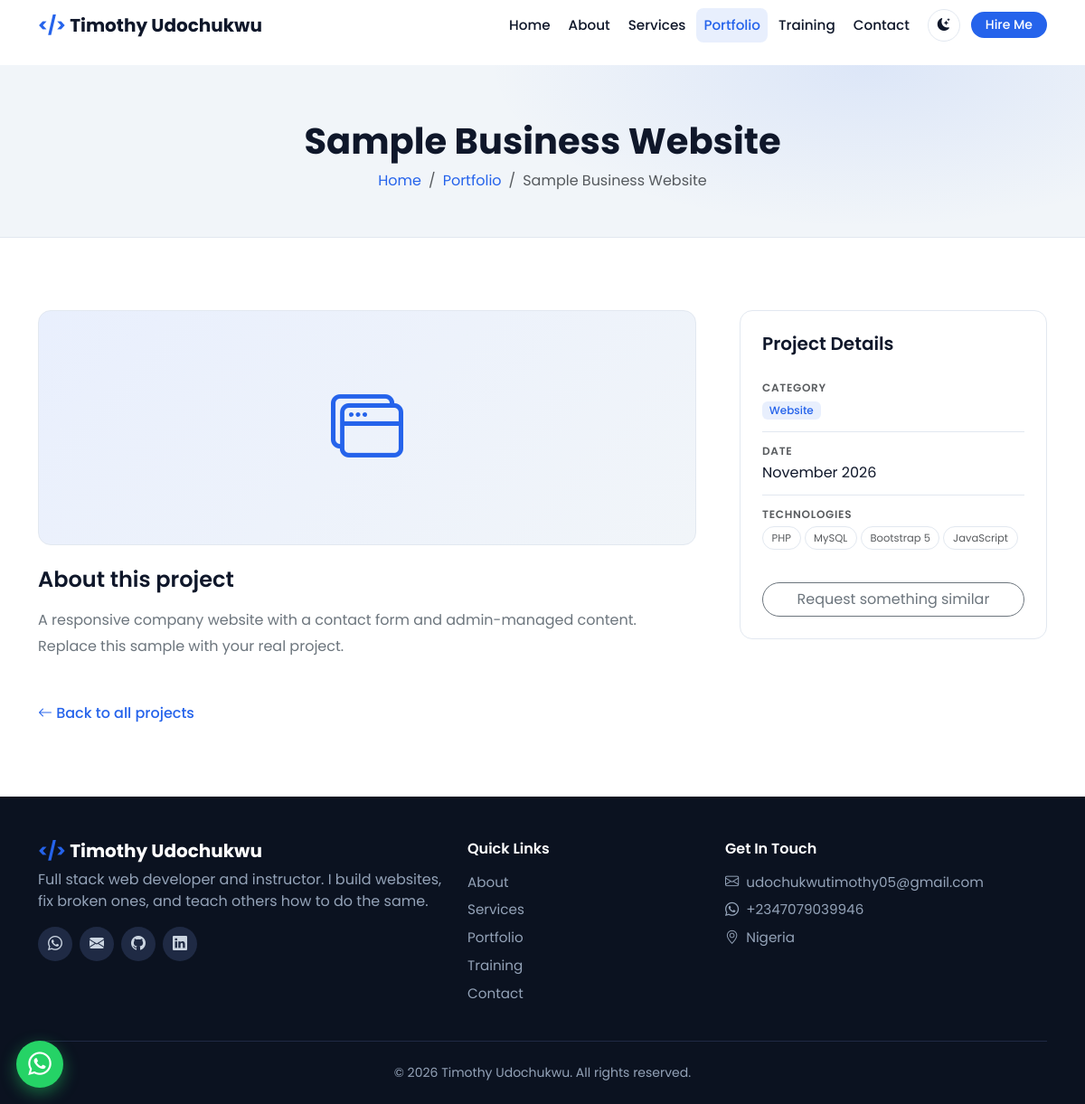
Screenshot of /project.php?slug=sample-business-website with the database file from the repository.
### tables this page shows
CREATE TABLE IF NOT EXISTS projects (
    id          INT UNSIGNED AUTO_INCREMENT PRIMARY KEY,
    title       VARCHAR(150) NOT NULL,
    slug        VARCHAR(160) NOT NULL UNIQUE,
    description TEXT         NOT NULL,
    category    VARCHAR(50)  NOT NULL,
    tech_stack  VARCHAR(255) DEFAULT NULL,
    image       VARCHAR(255) DEFAULT NULL,
    live_url    VARCHAR(255) DEFAULT NULL,
    github_url  VARCHAR(255) DEFAULT NULL,
    featured    TINYINT(1)   NOT NULL DEFAULT 0,
    created_at  TIMESTAMP    NOT NULL DEFAULT CURRENT_TIMESTAMP,
    INDEX idx_category (category),
    INDEX idx_featured (featured)
);

### includes/functions.php (called while the page is built, shortened)
<?php
function e($value): string
{
    return htmlspecialchars((string) $value, ENT_QUOTES, 'UTF-8');
}
function url(string $path = ''): string
{
    return BASE_URL . '/' . ltrim($path, '/');
}

### project.php (the view, shortened to what this page needs)
<?php
require_once __DIR__ . '/config/database.php';
$slug = trim($_GET['slug'] ?? '');
$stmt = $pdo->prepare("SELECT * FROM projects WHERE slug = :slug LIMIT 1");
$stmt->execute([':slug' => $slug]);
$project = $stmt->fetch();
    ?>
    <?php
$hasImage = !empty($project['image']) && file_exists(__DIR__ . '/uploads/' . $project['image']);
$techs    = array_filter(array_map('trim', explode(',', (string) $project['tech_stack'])));
require_once __DIR__ . '/includes/header.php';
?>
<section class="page-banner">
    <div class="container text-center">
        <h1 class="fw-bold"><?= e($project['title']) ?></h1>
        <nav aria-label="breadcrumb">
            <ol class="breadcrumb justify-content-center mb-0">
                <li class="breadcrumb-item"><a href="<?= url('index.php') ?>">Home</a></li>
                <li class="breadcrumb-item"><a href="<?= url('portfolio.php') ?>">Portfolio</a></li>
                <li class="breadcrumb-item active" aria-current="page"><?= e($project['title']) ?></li>
            </ol>
        </nav>
    </div>
</section>
<section class="section">
    <div class="container">
        <div class="row g-5">
            <div class="col-lg-8">
                <div class="project-hero mb-4">
                    <?php if ($hasImage): ?>
                        <img src="<?= url('uploads/' . $project['image']) ?>" alt="<?= e($project['title']) ?>">
                    <?php else: ?>
                        <i class="bi bi-window-stack"></i>
                    <?php endif; ?>
                </div>
                <h2 class="h4 fw-semibold mb-3">About this project</h2>
                <div class="text-secondary project-text"><?= nl2br(e($project['description'])) ?></div>
            </div>
            <div class="col-lg-4">
                <div class="card-soft p-4 detail-card">
                    <h3 class="h5 fw-semibold mb-3">Project Details</h3>
                    <ul class="list-unstyled detail-list mb-4">
                        <li>
                            <span class="detail-label">Category</span>
                            <span class="badge badge-soft"><?= e($project['category']) ?></span>
                        </li>
                        <li>
                            <span class="detail-label">Date</span>
                            <?= e(date('F Y', strtotime($project['created_at']))) ?>
                        </li>
                        <?php if (!empty($techs)): ?>
                            <li>
                                <span class="detail-label">Technologies</span>
                                <div class="d-flex flex-wrap gap-1 mt-1">
                                    <?php foreach ($techs as $tech): ?>
                                        <span class="tech-tag"><?= e($tech) ?></span>
                                    <?php endforeach; ?>
                                </div>
                            </li>
                        <?php endif; ?>
                    </ul>
                    <div class="d-grid gap-2">
                        <a href="<?= url('contact.php?subject=' . urlencode('Project like: ' . $project['title'])) ?>"
                           class="btn btn-outline-secondary rounded-pill">
                            Request something similar
                        </a>
                    </div>
                </div>
            </div>
        </div>
        <div class="mt-5">
            <a href="<?= url('portfolio.php') ?>" class="link-brand fw-medium">
                <i class="bi bi-arrow-left"></i> Back to all projects
            </a>
        </div>
    </div>
</section>
<?php require_once __DIR__ . '/includes/footer.php'; ?>

### assets/css/style.css (style rules this page uses)
:root { --brand: #2563eb; --brand-dark: #1d4ed8; --brand-soft: rgba(37, 99, 235, 0.1); --ink: #0f172a; --surface: #ffffff; --surface-alt: #f1f5f9; --border-soft: #e2e8f0; --radius: 14px; --shadow: 0 10px 30px rgba(15, 23, 42, 0.08); }
html { scroll-behavior: smooth; }
body { font-family: 'Poppins', system-ui, -apple-system, 'Segoe UI', sans-serif; background: var(--surface); color: var(--ink); padding-top: 72px; }
a { text-decoration: none; }
.section { padding: 80px 0; }
.card-soft { background: var(--surface); border: 1px solid var(--border-soft); border-radius: var(--radius); transition: transform .25s, box-shadow .25s, border-color .25s; }
.badge-soft { background: var(--brand-soft); color: var(--brand); font-weight: 500; }
.tech-tag { font-size: .72rem; padding: .2rem .6rem; border-radius: 50px; border: 1px solid var(--border-soft); color: var(--bs-secondary-color); }
.link-brand { color: var(--brand); }
.page-banner { padding: 60px 0 50px; background: radial-gradient(700px 300px at 80% 0%, var(--brand-soft), transparent 60%), var(--surface-alt); border-bottom: 1px solid var(--border-soft); }
.page-banner .breadcrumb a { color: var(--brand); }
.project-hero { border-radius: var(--radius); overflow: hidden; background: linear-gradient(135deg, var(--brand-soft), var(--surface-alt)); border: 1px solid var(--border-soft); min-height: 260px; display: flex; align-items: center; justify-content: center; font-size: 5rem; color: var(--brand); }
.project-text { line-height: 1.8; }
.detail-card { position: sticky; top: 90px; }
.detail-list li { padding: .75rem 0; border-bottom: 1px solid var(--border-soft); }
.detail-list li:last-child { border-bottom: 0; }
.detail-label { display: block; font-size: .75rem; font-weight: 600; letter-spacing: .06em; text-transform: uppercase; color: var(--bs-secondary-color); margin-bottom: .2rem; }

### rows the page displays
projects: title "Sample Business Website", description "A responsive company website with a contact form and admin-managed content. Replace this sample with your real project.", category "Website", created_at "November 2026", tech_stack "PHP", tech_stack "MySQL", tech_stack "Bootstrap 5", tech_stack "JavaScript"

### other values shown
SITE_NAME "Timothy Udochukwu"
$label "Home"
$label "About"
$label "Services"
$label "Portfolio"
$label "Training"
$label "Contact"
SITE_EMAIL "udochukwutimothy05@gmail.com"
SITE_WHATSAPP "2347079039946"
